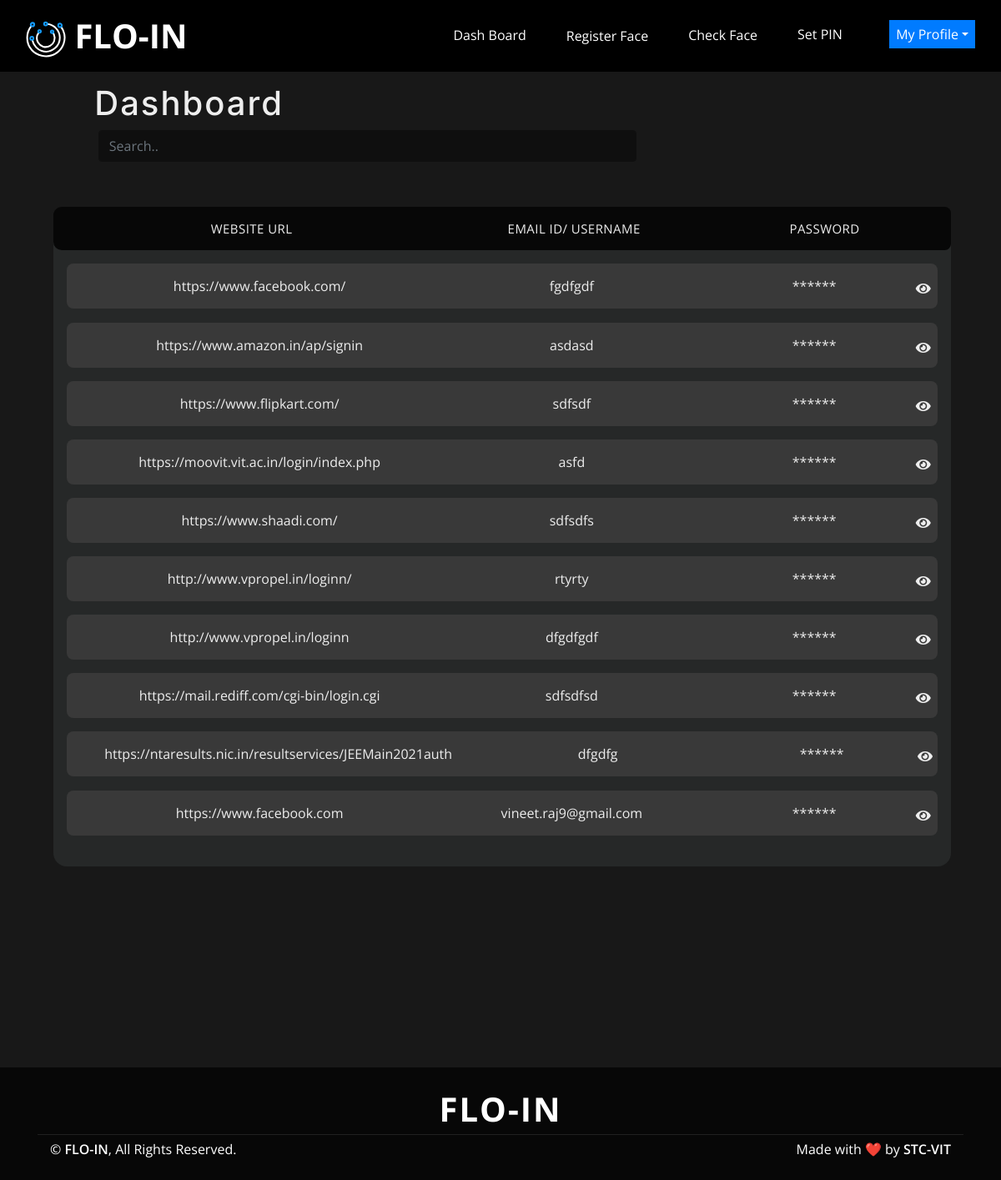
The app's page /profile/ (signed in) with its own data.
### accounts/models.py (models this page shows, shortened)
class UserData(models.Model):
    objects = None
    url = models.CharField(max_length=100)
    username = models.CharField(max_length=100)
    password = models.TextField(max_length=500)
    user = models.ForeignKey(MyUser, on_delete=models.CASCADE, null=True, blank=True)

### accounts/views.py (the view)
# urls.py: path("profile/", views.profile, name="profile"),
@login_required
def profile(request):
    datas = UserData.objects.filter(user=request.user)
    fernet = sendFernet()
    for data in datas:
        data.password = fernet.decrypt(bytes(data.password, encoding="utf8")).decode()
        print(data.password)
    return render(request, "profile.html", {"datas": datas})

### api/views.py (called while the page is built)
def sendFernet():
    return fernet

### accounts/templates/profile.html (shortened to what this page needs)
{% extends 'base.html' %} {% load static %} {% block content %}
<link rel="stylesheet" href="{% static 'frontend/profile.css' %}" />
<div class="hero">
  <h1 class="dsh">Dashboard</h1>
  <ul class="responsive-table">
    <input
      class="form-control mb-2 srch"
      id="myInput"
      type="text"
      placeholder="Search.."
    />
    <div style="background-color: #262828; border-radius: 1em; padding-bottom: 2%;" >
    <li class="table-header" style="text-align: center; color: #eee;">
      <div class="col col-22">Website URL</div>
      <div class="col col-33">Email Id/ Username</div>
      <div class="col col-44">Password</div>
    </li>
    {% for data in datas %}
    <li
      class="table-row"
      style="
        background-color: #393939;
        margin: 1.5%;
        color: #eee;
        text-align: center;
        border-radius: 0.5em;
      "
    >
      <div class="col col-22" data-label="Website URL">{{data.url}}</div>
      <div class="col col-33" data-label="Email ID">{{ data.username }}</div>
      <div class="col col-44" id="{{data.username}}">
        <span id="blur">******</span>
        <button
          class="eye"
          style="vertical-align: middle;background-color: transparent;
          border-color: transparent;
          color: #eee;
          position: absolute;
          align-self: flex-end;
          margin-left: 37%;
          "
          onclick="showPassword('{{data.username}}', '{{data.url}}','{{data.password}}')"
        >
          <span><i class="fa">&#xf06e;</i></span>
        </button>
      </div>
    </li>
    {% endfor %}
  </ul>
</div>
{% endblock %}

### accounts/static/frontend/style.css (style rules this page uses)
body { scroll-behavior: smooth; color: #797979; background-color: #181818 !important; font-family: "Open Sans", sans-serif; min-height: 100vh; }
h1, h2, h3, h4, h5, h6 { color: #343148; }
.hero { position: relative; width: 100%; margin-bottom: 45px; padding: 100px 0 165px; background: #181818 !important; overflow: hidden; }

### accounts/static/frontend/profile.css (style rules this page uses)
.hero { padding: 100px 5% 15% 2%; }
.responsive-table li { border-radius: 0.5em; padding: 15px 30px; display: flex; justify-content: space-between; }
.responsive-table .table-header { margin-top: 5%; background-color: #070707; color: #393939; font-size: 15px; text-transform: uppercase; letter-spacing: 0.03em; text-align: left; border-top-left-radius: 10px; border-bottom-left-radius: 10px; }
.responsive-table .col-22 { flex-basis: 70%; }
.responsive-table .col-33 { flex-basis: 60%; }
.responsive-table .col-44 { flex-basis: 40%; }
.srch { background-color: #0f0f0f !important; width: 60%; border-color: #0f0f0f !important; margin-left: 5%; }
.dsh { margin-left: 8%; color: #eee; font-family: "Inter"; letter-spacing: 2px !important; }

### records on screen
UserData: url "https://www.facebook.com/", username "fgdfgdf"
UserData: url "https://www.amazon.in/ap/signin", username "asdasd"
UserData: url "https://www.flipkart.com/", username "sdfsdf"
UserData: url "https://moovit.vit.ac.in/login/index.php", username "asfd"
UserData: url "https://www.shaadi.com/", username "sdfsdfs"
UserData: url "http://www.vpropel.in/loginn/", username "rtyrty"
UserData: url "http://www.vpropel.in/loginn", username "dfgdfgdf"
UserData: url "https://mail.rediff.com/cgi-bin/login.cgi", username "sdfsdfsd"
UserData: url "https://ntaresults.nic.in/resultservices/JEEMain2021auth", username "dfgdfg"
UserData: url "https://www.facebook.com", username "vineet.raj9@gmail.com"
